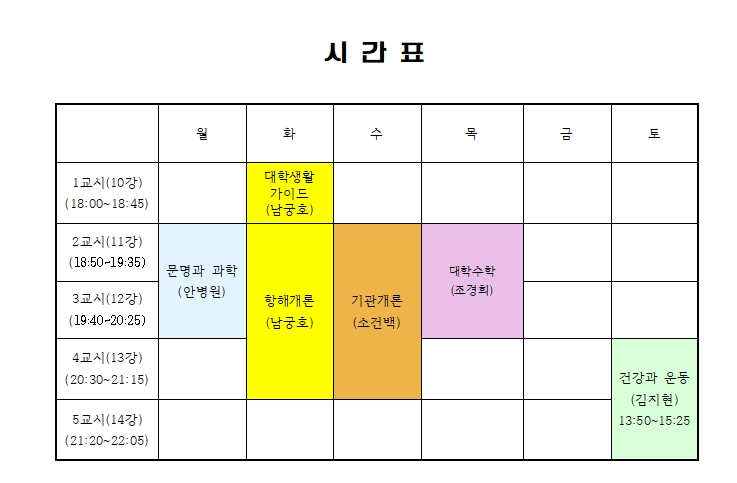
#> input picture OCR/college/ocr2.jpg, 737 x 483 px
$ python -i ocr_contours.py   (imports and definitions only)
#> lines starting #> are read from the running program, lines starting #| are printed output that depends on the picture; after the words box and inside, x2 and y2 are one past the last pixel; in counts of white or black regions, pixels touching at a corner belong together
#> further down, picture is the input picture: shape (483, 737, 3); mean B, G, R 222.7, 240.2, 242.4
import cv2
import numpy as np
from ultralytics import YOLO
from tqdm import tqdm
from constants import *
from utils import create_directory
from DatasetStat import DatasetStat

def detect_table_contour(image):
    # 그레이스케일 변환
    gray = cv2.cvtColor(image, cv2.COLOR_BGR2GRAY)
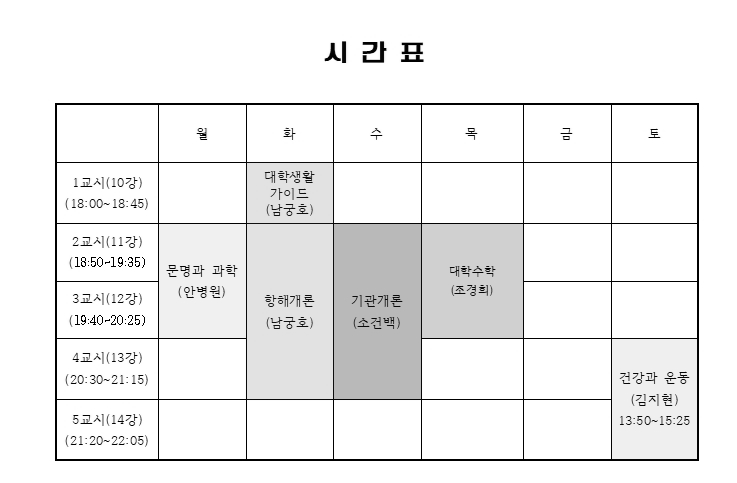
#> gray: shape (483, 737); min 0, max 255, mean 238.9

    # 이진화
    _, binary = cv2.threshold(gray, 0, 255, cv2.THRESH_BINARY_INV + cv2.THRESH_OTSU)
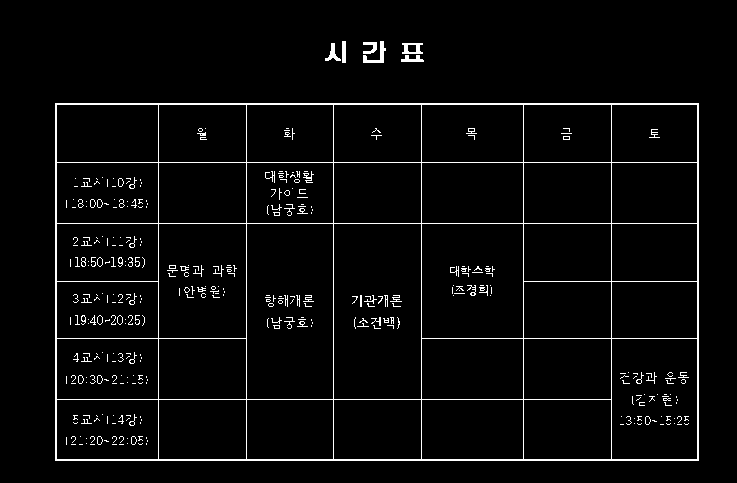
#> binary: shape (483, 737); 3.7% white in thin lines or dots, all inside (x1, y1, x2, y2) = (55, 41, 699, 461)

    # 윤곽선 검출
    contours, _ = cv2.findContours(binary, cv2.RETR_EXTERNAL, cv2.CHAIN_APPROX_SIMPLE)
#> contours = 7 contours; box (x1, y1, x2, y2) and area: (55, 103, 699, 461) 229551, (402, 43, 423, 54) 164, (363, 41, 386, 63) 118, (325, 43, 341, 61) 84, (401, 55, 424, 62) 70, (363, 42, 377, 54) 68, (342, 41, 346, 63) 63

    # 가장 큰 윤곽선 선택 (표라고 가정)
    table_contour = max(contours, key=cv2.contourArea)
#> table_contour = [[55, 103], [55, 460], [698, 460], [698, 103]]

    return table_contour

def crop_table(image, contour):
    x, y, w, h = cv2.boundingRect(contour)
    return image[y:y+h, x:x+w]

def detect_cells(image, model):
    results = model(image)
    return results[0].boxes.xyxy.cpu().numpy()

# [55 lines left out: functions save_all_contour, main, not called in this run]

# [2 lines not run here, left out]

>>> import cv2
>>> picture = cv2.imread('OCR/college/ocr2.jpg')
>>> result = detect_table_contour(picture)
#> result = [[55, 103], [55, 460], [698, 460], [698, 103]]

$ run again, on OCR/college/ocr1.jpg
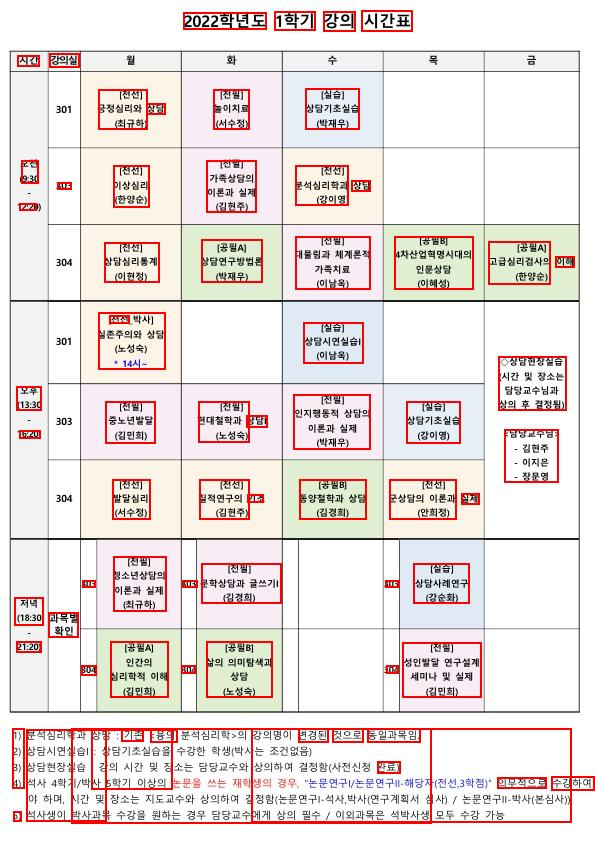
#> input picture OCR/college/ocr1.jpg, 595 x 841 px
#> picture is the input picture: shape (841, 595, 3); mean B, G, R 221.5, 223.7, 233.1
#> in detect_table_contour, `gray = cv2.cvtColor(image, cv2.COLOR_BGR2GRAY)`:
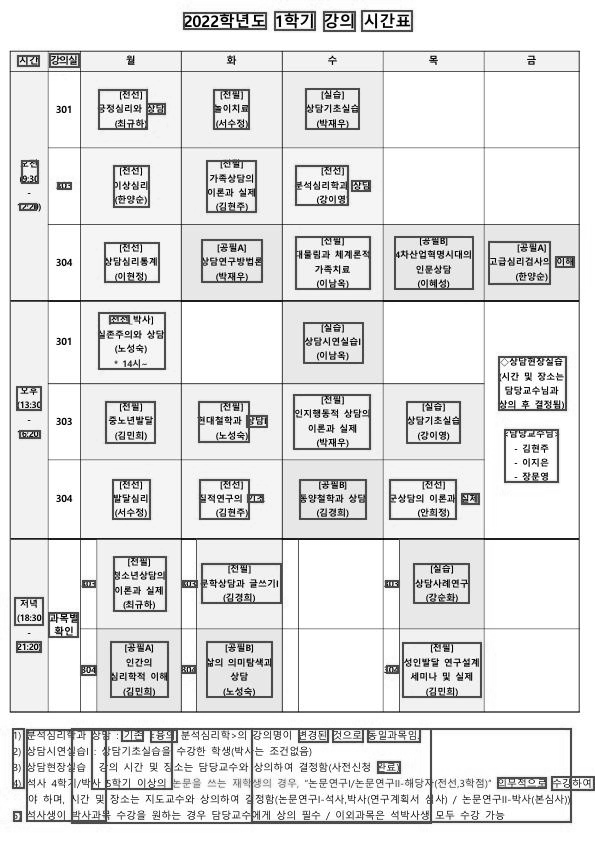
#> gray: shape (841, 595); min 0, max 255, mean 226.2
#> in detect_table_contour, `_, binary = cv2.threshold(gray, 0, 255, cv2.THRESH_BINARY_INV + cv2.TH..`:
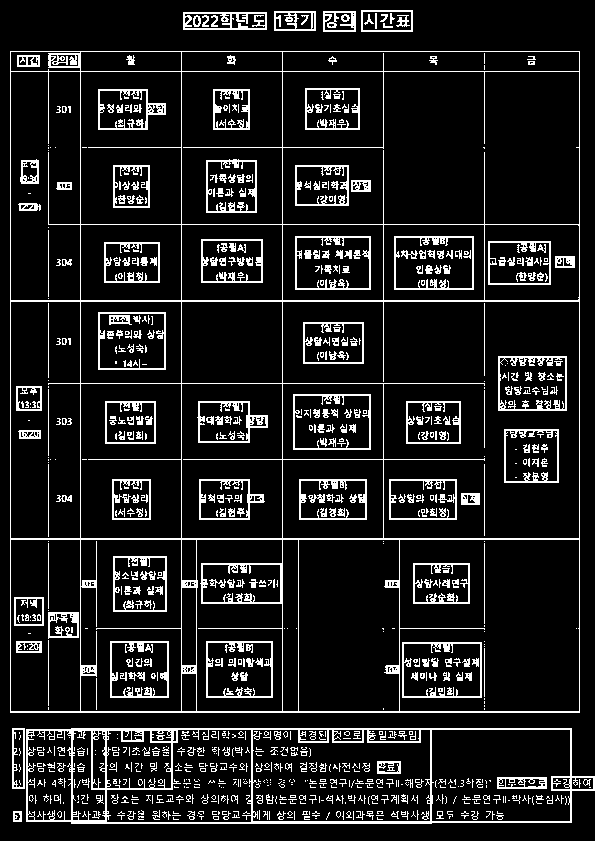
#> binary: shape (841, 595); 11.6% white in thin lines or dots
#> contours = 8 contours; box (x1, y1, x2, y2) and area: (10, 51, 580, 713) 376109, (26, 728, 595, 824) 51824, (183, 12, 267, 30) 1411, (361, 10, 413, 32) 1071, (274, 11, 316, 31) 779, (12, 728, 25, 789) 720, (323, 11, 356, 32) 640, (13, 811, 22, 822) 80
#> table_contour = [[10, 51], [10, 712], [579, 712], [579, 51]]

$ run again, on OCR/college/ocr3.jpg
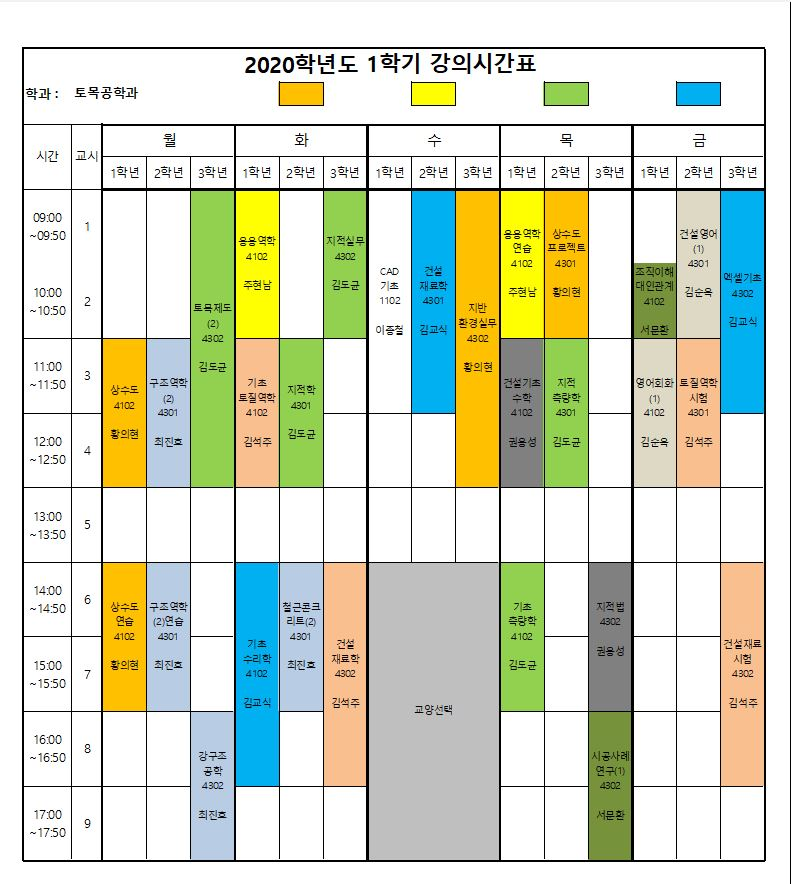
#> input picture OCR/college/ocr3.jpg, 791 x 884 px
#> picture is the input picture: shape (884, 791, 3); mean B, G, R 198.2, 217.9, 211.9
#> in detect_table_contour, `gray = cv2.cvtColor(image, cv2.COLOR_BGR2GRAY)`:
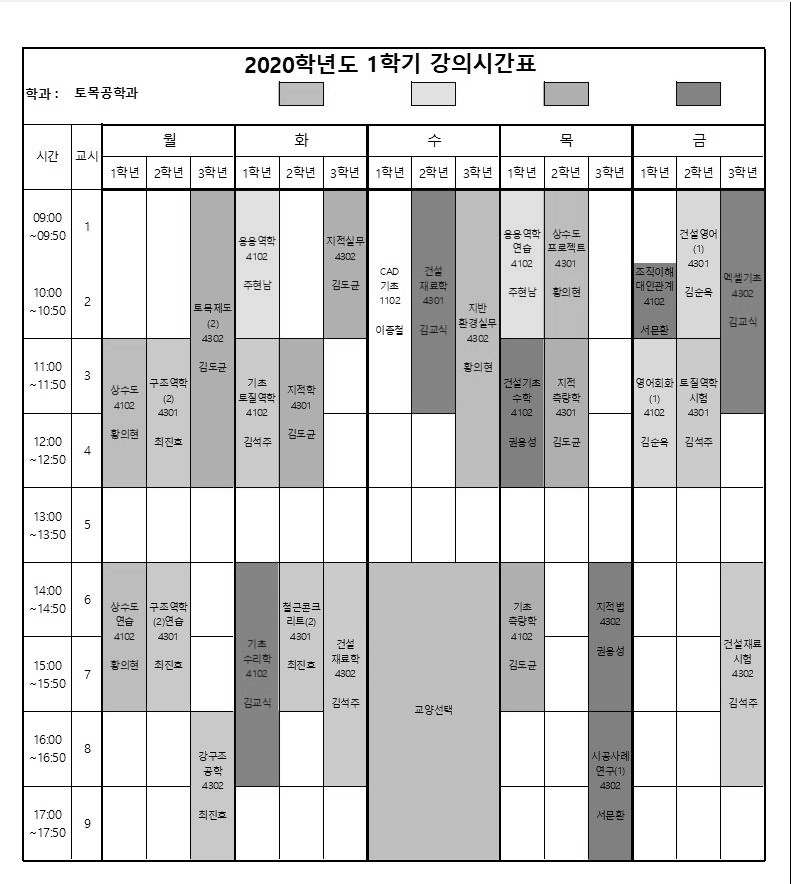
#> gray: shape (884, 791); min 0, max 255, mean 213.9
#> in detect_table_contour, `_, binary = cv2.threshold(gray, 0, 255, cv2.THRESH_BINARY_INV + cv2.TH..`:
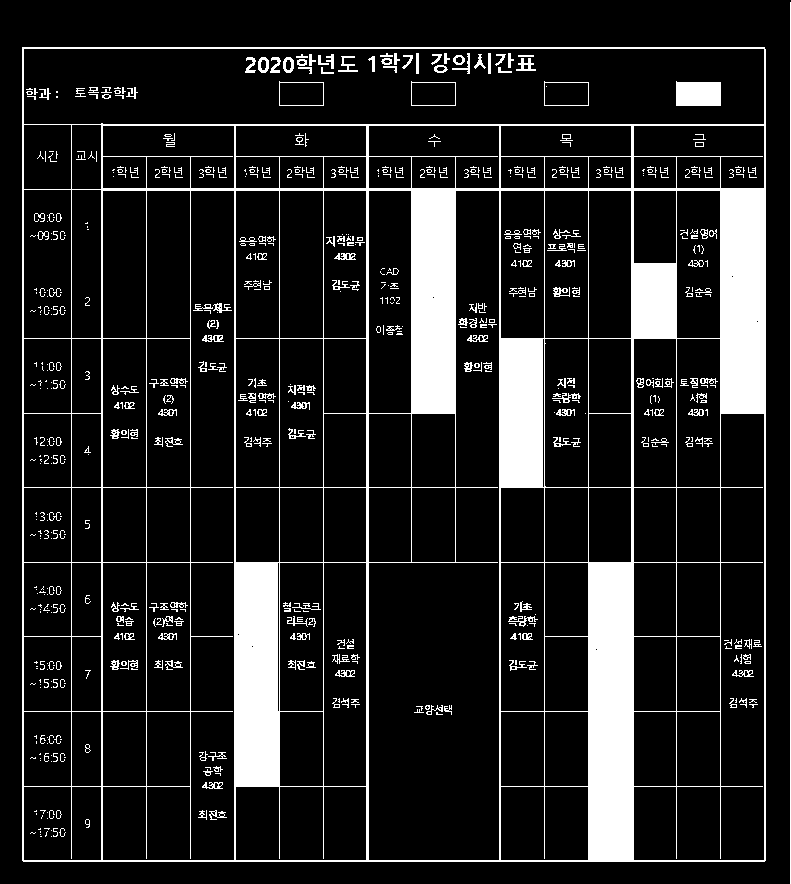
#> binary: shape (884, 791); 13.8% white; 715 white regions (476 under 20 px)
#> contours = 2 contours, 1 with area under 20; largest, box (x1, y1, x2, y2) and area: (22, 47, 766, 862) 604800
#> table_contour = [[22, 47], [22, 860], [23, 861], [764, 861], [765, 860], [765, 49], [764, 48], [764, 47]]
#> result has the same summary as table_contour in detect_table_contour
